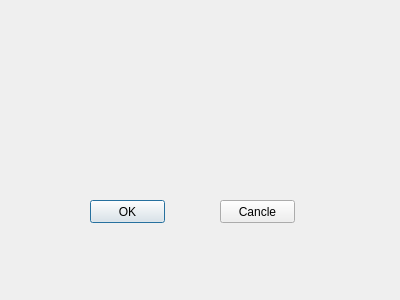
<?xml version="1.0" encoding="UTF-8"?>
<ui version="4.0">
 <class>CustomDialog</class>
 <widget class="QDialog" name="CustomDialog">
  <property name="geometry">
   <rect>
    <x>0</x>
    <y>0</y>
    <width>400</width>
    <height>300</height>
   </rect>
  </property>
  <property name="windowTitle">
   <string>Dialog</string>
  </property>
  <widget class="QPushButton" name="pushButton">
   <property name="geometry">
    <rect>
     <x>90</x>
     <y>200</y>
     <width>75</width>
     <height>23</height>
    </rect>
   </property>
   <property name="text">
    <string>OK</string>
   </property>
  </widget>
  <widget class="QPushButton" name="pushButton_2">
   <property name="geometry">
    <rect>
     <x>220</x>
     <y>200</y>
     <width>75</width>
     <height>23</height>
    </rect>
   </property>
   <property name="text">
    <string>Cancle</string>
   </property>
  </widget>
 </widget>
 <resources/>
 <connections>
  <connection>
   <sender>pushButton</sender>
   <signal>clicked()</signal>
   <receiver>CustomDialog</receiver>
   <slot>accept()</slot>
   <hints>
    <hint type="sourcelabel">
     <x>142</x>
     <y>205</y>
    </hint>
    <hint type="destinationlabel">
     <x>101</x>
     <y>158</y>
    </hint>
   </hints>
  </connection>
  <connection>
   <sender>pushButton_2</sender>
   <signal>clicked()</signal>
   <receiver>CustomDialog</receiver>
   <slot>reject()</slot>
   <hints>
    <hint type="sourcelabel">
     <x>263</x>
     <y>202</y>
    </hint>
    <hint type="destinationlabel">
     <x>320</x>
     <y>156</y>
    </hint>
   </hints>
  </connection>
 </connections>
</ui>
